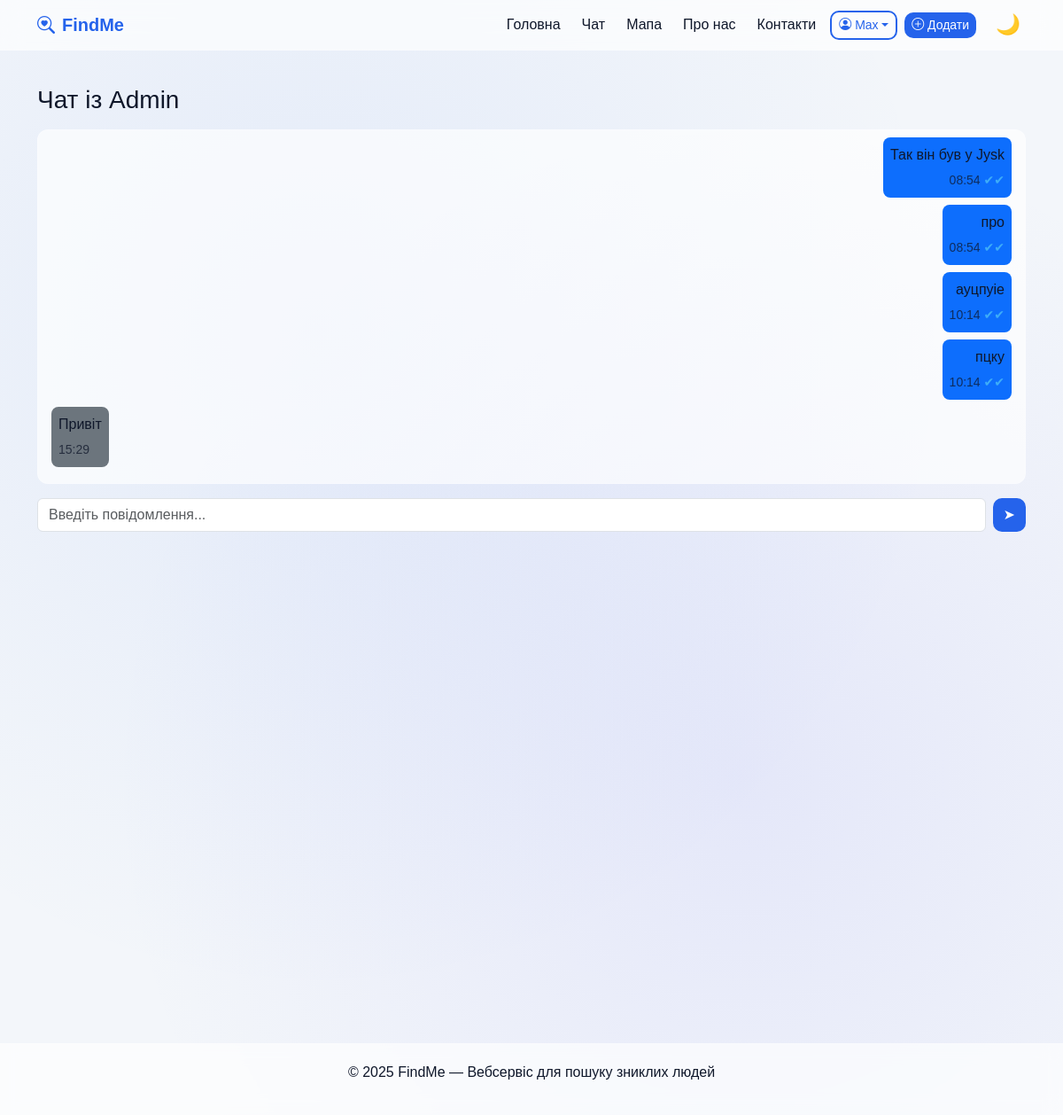
Page /api/Admin/ (signed in) on the committed database.
### user_messages/models.py (models this page shows, shortened)
class Message(models.Model):
    sender = models.ForeignKey(User, on_delete=models.CASCADE, related_name='sent_messages')
    receiver = models.ForeignKey(User, on_delete=models.CASCADE, related_name='received_messages')
    text = models.TextField()
    created_at = models.DateTimeField(auto_now_add=True)
    is_read = models.BooleanField(default=False)

### user_messages/views.py (the view)
# urls.py: path('<str:username>/', views.chat_detail, name='chat_detail'),
@login_required
def chat_detail(request, username):
    other_user = get_object_or_404(User, username=username)
    messages = Message.objects.filter(
        sender__in=[request.user, other_user],
        receiver__in=[request.user, other_user]
    ).order_by('created_at')
    messages.filter(receiver=request.user, is_read=False).update(is_read=True)
    if request.method == 'POST':
        text = request.POST.get('text')
        if text.strip():
            Message.objects.create(sender=request.user, receiver=other_user, text=text)
            return redirect('chat_detail', username=other_user.username)
    return render(request, 'chat_detail.html', {
        'other_user': other_user,
        'messages': messages
    })

### templates/chat_detail.html (shortened to what this page needs)
{% extends 'base.html' %}
{% block content %}
<div class="chat-container">
  <h3 class="mb-3">Чат із {{ other_user.username }}</h3>
  <div id="chatBox" class="chat-box mb-3" style="height:400px; overflow-y:auto;">
    {% for msg in messages %}
      <div class="mb-2 {% if msg.sender == user %}text-end{% endif %}">
        <div class="d-inline-block p-2 rounded-3 {% if msg.sender == user %}bg-primary text-white{% else %}bg-secondary text-white{% endif %}" style="max-width:70%;">
          <p class="mb-1">{{ msg.text }}</p>
          <small class="opacity-75">{{ msg.created_at|date:"H:i" }}
            {% if msg.sender == user %}
              {% if msg.is_read %}
                <span style="color:#4fc3f7;">✔✔</span>
              {% else %}
                <span style="color:lightgray;">✔</span>
              {% endif %}
            {% endif %}
          </small>
        </div>
      </div>
    {% empty %}
      <p class="text-center text-muted">Немає повідомлень.</p>
    {% endfor %}
  </div>
  <form id="chatForm" method="post" class="d-flex gap-2">
    <input type="text" name="text" id="chatInput" class="form-control" placeholder="Введіть повідомлення..." required>
    <button class="btn btn-primary" type="submit">➤</button>
  </form>
</div>
{% endblock %}

### templates/base.html (shortened to what this page needs)
{% load static %}
<!DOCTYPE html>
<html lang="uk" data-theme="light">
<head>
  <link href="https://cdn.jsdelivr.net/npm/bootstrap@5.3.3/dist/css/bootstrap.min.css" rel="stylesheet">
  <link href="https://cdn.jsdelivr.net/npm/bootstrap-icons@1.11.3/font/bootstrap-icons.css" rel="stylesheet">
</head>
<body>
  <nav class="navbar navbar-expand-lg fixed-top">
    <div class="container">
      <a class="navbar-brand d-flex align-items-center" href="/">
        <i class="bi bi-search-heart me-2"></i> FindMe
      </a>
     <div class="collapse navbar-collapse justify-content-end" id="navMenu">
  <ul class="navbar-nav align-items-center gap-2">
    <li class="nav-item"><a href="/" class="nav-link">Головна</a></li>
    <li class="nav-item"><a href="/chat/" class="nav-link">Чат</a></li>
    <li class="nav-item"><a href="/map/" class="nav-link">Мапа</a></li>
    <li class="nav-item"><a href="/about/" class="nav-link">Про нас</a></li>
    <li class="nav-item"><a href="/contacts/" class="nav-link">Контакти</a></li>
    {% if user.is_authenticated %}
      <li class="nav-item dropdown">
        <a class="btn btn-outline-primary btn-sm dropdown-toggle d-flex align-items-center"
           href="#" id="profileDropdown" role="button"
           data-bs-toggle="dropdown" aria-expanded="false">
          <i class="bi bi-person-circle me-1"></i> {{ user.username }}
        </a>
      </li>
      <li class="nav-item">
        <a href="/add/" class="btn btn-primary btn-sm me-2">
          <i class="bi bi-plus-circle"></i> Додати
        </a>
      </li>
    {% else %}
      <li class="nav-item"><a href="/login/" class="btn btn-outline-primary btn-sm">Увійти</a></li>
    {% endif %}
    <li class="nav-item">
      <button id="themeToggle" class="theme-toggle" title="Змінити тему">🌙</button>
    </li>
  </ul>
</div>
    </div>
  </nav>
  <main class="container mt-5 pt-5 fade-in">
    {% block content %}{% endblock %}
  </main>
  <footer>
    <p>© 2025 FindMe — Вебсервіс для пошуку зниклих людей</p>
  </footer>
</body>
</html>

### templates/base.html (style rules this page uses)
:root { --bg-light: #f3f6fa; --bg-dark: #0b1120; --glass-light: rgba(255, 255, 255, 0.65); --glass-dark: rgba(17, 25, 40, 0.65); --text-light: #0f172a; --text-dark: #f8fafc; --accent: #2563eb; --radius: 16px; --transition: all 0.3s ease; }
html[data-theme="light"] { --bg: var(--bg-light); --text: var(--text-light); --glass: var(--glass-light); }
body { background: var(--bg); color: var(--text); font-family: 'Poppins', sans-serif; transition: var(--transition); display: flex; flex-direction: column; min-height: 100vh; background-image: radial-gradient(at 30% 30%, rgba(37,99,235,0.08), transparent 60%), radial-gradient(at 70% 70%, rgba(99,102,241,0.1), transparent 60%); }
a { color: var(--accent); text-decoration: none; transition: var(--transition); }
h1, h2, h3, h4, h5, h6, p, small, label, li, span { color: var(--text); transition: var(--transition); }
.navbar { backdrop-filter: blur(12px); background-color: var(--glass); border-bottom: 1px solid rgba(255,255,255,0.15); }
.navbar-brand { font-weight: 700; color: var(--accent) !important; }
.nav-link { font-weight: 500; color: var(--text) !important; }
.theme-toggle { border: none; background: transparent; font-size: 1.4rem; cursor: pointer; color: var(--accent); }
.comment-box, .chat-box { background-color: var(--glass) !important; color: var(--text) !important; border: 1px solid rgba(255,255,255,0.2); border-radius: 12px; padding: 10px 15px; }
html[data-theme="light"] .chat-box { color: white !important; }
input, textarea, select { background-color: rgba(255,255,255,0.5); border: 1px solid rgba(0,0,0,0.1); border-radius: 10px; color: var(--text); transition: var(--transition); }
footer { backdrop-filter: blur(10px); background-color: var(--glass); border-top: 1px solid rgba(255,255,255,0.2); padding: 20px; text-align: center; color: var(--text); margin-top: auto; }
.btn-primary { background-color: var(--accent); border: none; border-radius: 10px; }
.btn-outline-primary { border: 2px solid var(--accent); color: var(--accent); border-radius: 10px; }
.fade-in { animation: fadeIn 0.6s ease forwards; opacity: 0; }

### rows in the picture
Message: text "Так він був у Jysk", created_at "08:54"
Message: text "про", created_at "08:54"
Message: text "ауцпуіе", created_at "10:14"
Message: text "пцку", created_at "10:14"
Message: text "Привіт", created_at "15:29"

### other values in the picture
{{ user.username }} "Max"
{{ other_user.username }} "Admin"
